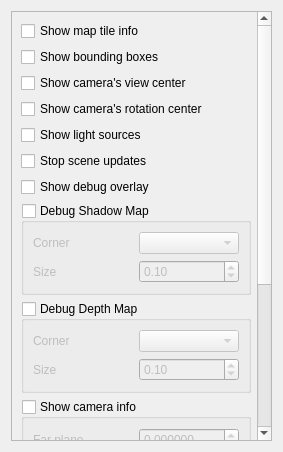
<?xml version="1.0" encoding="UTF-8"?>
<ui version="4.0">
 <class>Q3DDebugWidget</class>
 <widget class="QWidget" name="Q3DDebugWidget">
  <property name="geometry">
   <rect>
    <x>0</x>
    <y>0</y>
    <width>283</width>
    <height>452</height>
   </rect>
  </property>
  <property name="sizePolicy">
   <sizepolicy hsizetype="Fixed" vsizetype="Expanding">
    <horstretch>0</horstretch>
    <verstretch>0</verstretch>
   </sizepolicy>
  </property>
  <property name="windowTitle">
   <string notr="true">Form</string>
  </property>
  <layout class="QVBoxLayout" name="verticalLayout">
   <property name="sizeConstraint">
    <enum>QLayout::SetDefaultConstraint</enum>
   </property>
   <item>
    <widget class="QScrollArea" name="scrollArea">
     <property name="sizePolicy">
      <sizepolicy hsizetype="Expanding" vsizetype="Expanding">
       <horstretch>0</horstretch>
       <verstretch>0</verstretch>
      </sizepolicy>
     </property>
     <property name="horizontalScrollBarPolicy">
      <enum>Qt::ScrollBarAsNeeded</enum>
     </property>
     <property name="sizeAdjustPolicy">
      <enum>QAbstractScrollArea::AdjustToContents</enum>
     </property>
     <property name="widgetResizable">
      <bool>true</bool>
     </property>
     <widget class="QWidget" name="scrollAreaWidgetContents">
      <property name="geometry">
       <rect>
        <x>0</x>
        <y>0</y>
        <width>250</width>
        <height>792</height>
       </rect>
      </property>
      <property name="sizePolicy">
       <sizepolicy hsizetype="Preferred" vsizetype="Preferred">
        <horstretch>0</horstretch>
        <verstretch>0</verstretch>
       </sizepolicy>
      </property>
      <layout class="QVBoxLayout" name="verticalLayout_4">
       <property name="sizeConstraint">
        <enum>QLayout::SetDefaultConstraint</enum>
       </property>
       <property name="rightMargin">
        <number>6</number>
       </property>
       <item>
        <layout class="QVBoxLayout" name="verticalLayout_2">
         <item>
          <widget class="QCheckBox" name="chkShowTileInfo">
           <property name="text">
            <string>Show map tile info</string>
           </property>
          </widget>
         </item>
         <item>
          <widget class="QCheckBox" name="chkShowBoundingBoxes">
           <property name="text">
            <string>Show bounding boxes</string>
           </property>
          </widget>
         </item>
         <item>
          <widget class="QCheckBox" name="chkShowCameraViewCenter">
           <property name="text">
            <string>Show camera's view center</string>
           </property>
          </widget>
         </item>
         <item>
          <widget class="QCheckBox" name="chkShowCameraRotationCenter">
           <property name="text">
            <string>Show camera's rotation center</string>
           </property>
          </widget>
         </item>
         <item>
          <widget class="QCheckBox" name="chkShowLightSourceOrigins">
           <property name="text">
            <string>Show light sources</string>
           </property>
          </widget>
         </item>
         <item>
          <widget class="QCheckBox" name="chkStopUpdates">
           <property name="text">
            <string>Stop scene updates</string>
           </property>
          </widget>
         </item>
         <item>
          <widget class="QCheckBox" name="chkDebugOverlay">
           <property name="visible">
            <bool>true</bool>
           </property>
           <property name="text">
            <string>Show debug overlay</string>
           </property>
          </widget>
         </item>
        </layout>
       </item>
       <item>
        <widget class="QGroupBox" name="mDebugShadowMapGroupBox">
         <property name="title">
          <string>Debug Shadow Map</string>
         </property>
         <property name="checkable">
          <bool>true</bool>
         </property>
         <property name="checked">
          <bool>false</bool>
         </property>
         <layout class="QGridLayout" name="gridLayout_10">
          <item row="0" column="1">
           <widget class="QComboBox" name="mDebugShadowMapCornerComboBox"/>
          </item>
          <item row="0" column="0">
           <widget class="QLabel" name="lblDebugShadowMapCorner">
            <property name="text">
             <string>Corner</string>
            </property>
           </widget>
          </item>
          <item row="1" column="0">
           <widget class="QLabel" name="lblDebugShadowMapSize">
            <property name="text">
             <string>Size</string>
            </property>
           </widget>
          </item>
          <item row="1" column="1">
           <widget class="QgsDoubleSpinBox" name="mDebugShadowMapSizeSpinBox">
            <property name="maximum">
             <double>1.000000000000000</double>
            </property>
            <property name="singleStep">
             <double>0.100000000000000</double>
            </property>
            <property name="value">
             <double>0.100000000000000</double>
            </property>
           </widget>
          </item>
         </layout>
        </widget>
       </item>
       <item>
        <widget class="QGroupBox" name="mDebugDepthMapGroupBox">
         <property name="title">
          <string>Debug Depth Map</string>
         </property>
         <property name="checkable">
          <bool>true</bool>
         </property>
         <property name="checked">
          <bool>false</bool>
         </property>
         <layout class="QGridLayout" name="gridLayout_9">
          <item row="0" column="1">
           <widget class="QComboBox" name="mDebugDepthMapCornerComboBox"/>
          </item>
          <item row="1" column="0">
           <widget class="QLabel" name="lblDebugDepthMapSize">
            <property name="text">
             <string>Size</string>
            </property>
           </widget>
          </item>
          <item row="0" column="0">
           <widget class="QLabel" name="lblDebugDepthMapCorner">
            <property name="text">
             <string>Corner</string>
            </property>
           </widget>
          </item>
          <item row="1" column="1">
           <widget class="QgsDoubleSpinBox" name="mDebugDepthMapSizeSpinBox">
            <property name="maximum">
             <double>1.000000000000000</double>
            </property>
            <property name="singleStep">
             <double>0.100000000000000</double>
            </property>
            <property name="value">
             <double>0.100000000000000</double>
            </property>
           </widget>
          </item>
         </layout>
        </widget>
       </item>
       <item>
        <widget class="QGroupBox" name="mCameraInfoGroupBox">
         <property name="title">
          <string>Show camera info</string>
         </property>
         <property name="checkable">
          <bool>true</bool>
         </property>
         <property name="checked">
          <bool>false</bool>
         </property>
         <layout class="QGridLayout" name="gridLayout">
          <property name="sizeConstraint">
           <enum>QLayout::SetDefaultConstraint</enum>
          </property>
          <item row="12" column="1">
           <widget class="QDoubleSpinBox" name="mCameraZ">
            <property name="decimals">
             <number>6</number>
            </property>
           </widget>
          </item>
          <item row="13" column="0">
           <widget class="QLabel" name="lblLookingX">
            <property name="text">
             <string>Looking at X</string>
            </property>
           </widget>
          </item>
          <item row="14" column="0">
           <widget class="QLabel" name="lblLookingY">
            <property name="text">
             <string>Looking at Y</string>
            </property>
           </widget>
          </item>
          <item row="9" column="1">
           <widget class="QDoubleSpinBox" name="mNearPlane">
            <property name="buttonSymbols">
             <enum>QAbstractSpinBox::UpDownArrows</enum>
            </property>
            <property name="decimals">
             <number>6</number>
            </property>
           </widget>
          </item>
          <item row="7" column="1">
           <widget class="QDoubleSpinBox" name="mFarPlane">
            <property name="buttonSymbols">
             <enum>QAbstractSpinBox::UpDownArrows</enum>
            </property>
            <property name="decimals">
             <number>6</number>
            </property>
           </widget>
          </item>
          <item row="10" column="0">
           <widget class="QLabel" name="lblCameraX">
            <property name="text">
             <string>Camera X pos</string>
            </property>
           </widget>
          </item>
          <item row="11" column="0">
           <widget class="QLabel" name="lblCameraY">
            <property name="text">
             <string>Camera Y pos</string>
            </property>
           </widget>
          </item>
          <item row="10" column="1">
           <widget class="QDoubleSpinBox" name="mCameraX">
            <property name="decimals">
             <number>6</number>
            </property>
           </widget>
          </item>
          <item row="7" column="0">
           <widget class="QLabel" name="lblFarPlane">
            <property name="text">
             <string>Far plane</string>
            </property>
           </widget>
          </item>
          <item row="12" column="0">
           <widget class="QLabel" name="lblCameraZ">
            <property name="text">
             <string>Camera Z pos</string>
            </property>
           </widget>
          </item>
          <item row="9" column="0">
           <widget class="QLabel" name="lblNearPlane">
            <property name="text">
             <string>Near plane</string>
            </property>
           </widget>
          </item>
          <item row="11" column="1">
           <widget class="QDoubleSpinBox" name="mCameraY">
            <property name="decimals">
             <number>6</number>
            </property>
           </widget>
          </item>
          <item row="15" column="0">
           <widget class="QLabel" name="lblLookingZ">
            <property name="text">
             <string>Looking at Z</string>
            </property>
           </widget>
          </item>
          <item row="13" column="1">
           <widget class="QDoubleSpinBox" name="mLookingX">
            <property name="decimals">
             <number>6</number>
            </property>
           </widget>
          </item>
          <item row="14" column="1">
           <widget class="QDoubleSpinBox" name="mLookingY">
            <property name="decimals">
             <number>6</number>
            </property>
           </widget>
          </item>
          <item row="15" column="1">
           <widget class="QDoubleSpinBox" name="mLookingZ">
            <property name="decimals">
             <number>6</number>
            </property>
           </widget>
          </item>
         </layout>
        </widget>
       </item>
      </layout>
     </widget>
    </widget>
   </item>
  </layout>
 </widget>
 <customwidgets>
  <customwidget>
   <class>QgsDoubleSpinBox</class>
   <extends>QDoubleSpinBox</extends>
   <header>qgsdoublespinbox.h</header>
  </customwidget>
 </customwidgets>
 <resources/>
 <connections/>
</ui>
